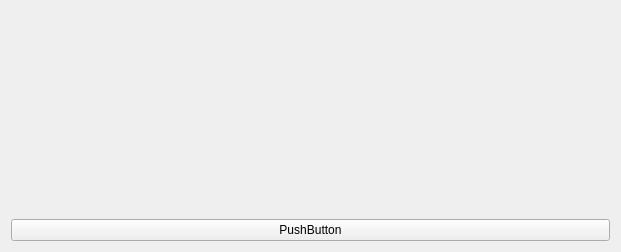
<?xml version="1.0" encoding="UTF-8"?>
<ui version="4.0">
 <class>MainWidget</class>
 <widget class="QWidget" name="MainWidget">
  <property name="geometry">
   <rect>
    <x>0</x>
    <y>0</y>
    <width>621</width>
    <height>252</height>
   </rect>
  </property>
  <property name="windowTitle">
   <string>Form</string>
  </property>
  <layout class="QVBoxLayout" name="verticalLayout_2">
   <item>
    <layout class="QHBoxLayout" name="horizontalLayout"/>
   </item>
   <item>
    <layout class="QVBoxLayout" name="verticalLayout"/>
   </item>
   <item>
    <layout class="QHBoxLayout" name="horizontalLayout_2">
     <item>
      <widget class="QWidget" name="widget_ToolBar" native="true"/>
     </item>
    </layout>
   </item>
   <item>
    <widget class="QPushButton" name="pushButton">
     <property name="styleSheet">
      <string notr="true"/>
     </property>
     <property name="text">
      <string>PushButton</string>
     </property>
    </widget>
   </item>
  </layout>
 </widget>
 <resources>
  <include location="../../VhallLive/project/VhallLive.qrc"/>
 </resources>
 <connections/>
</ui>
